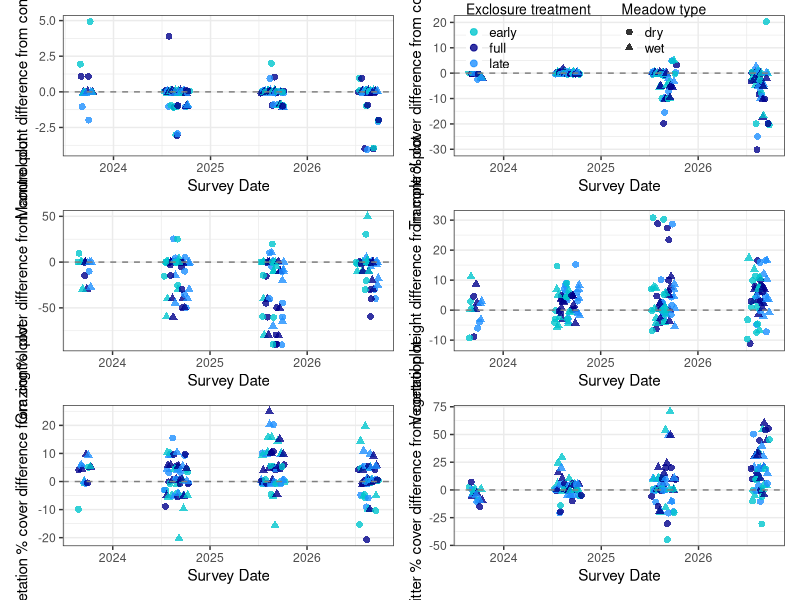
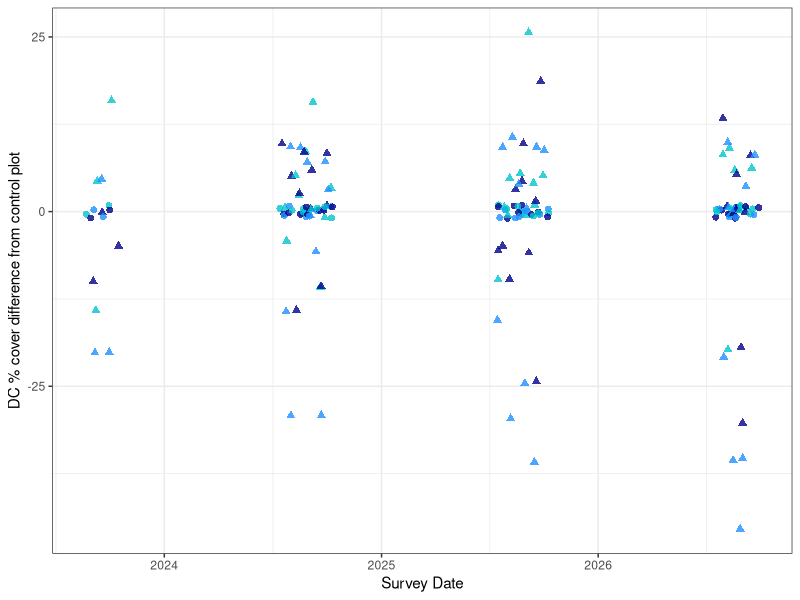
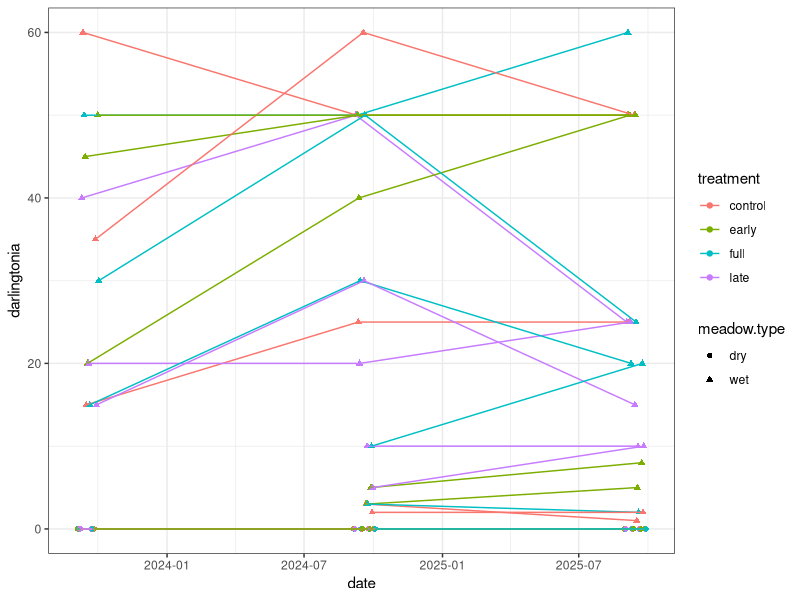
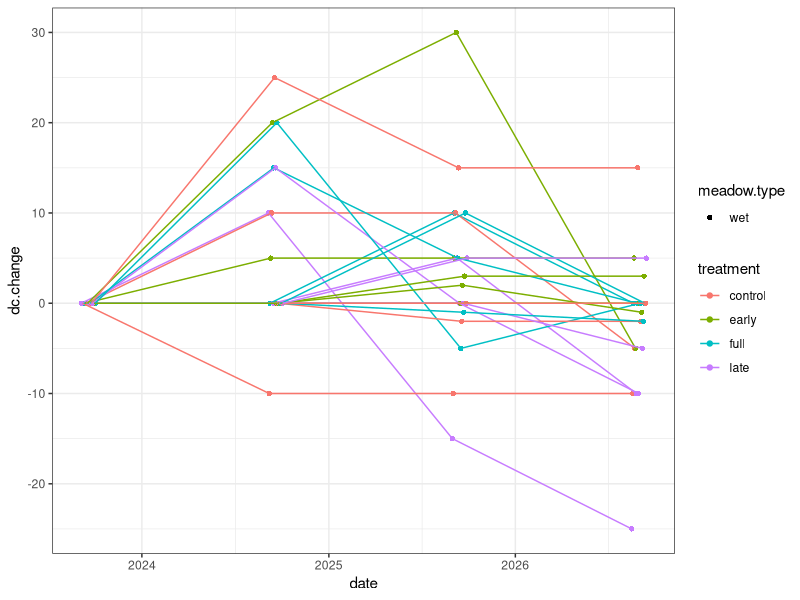
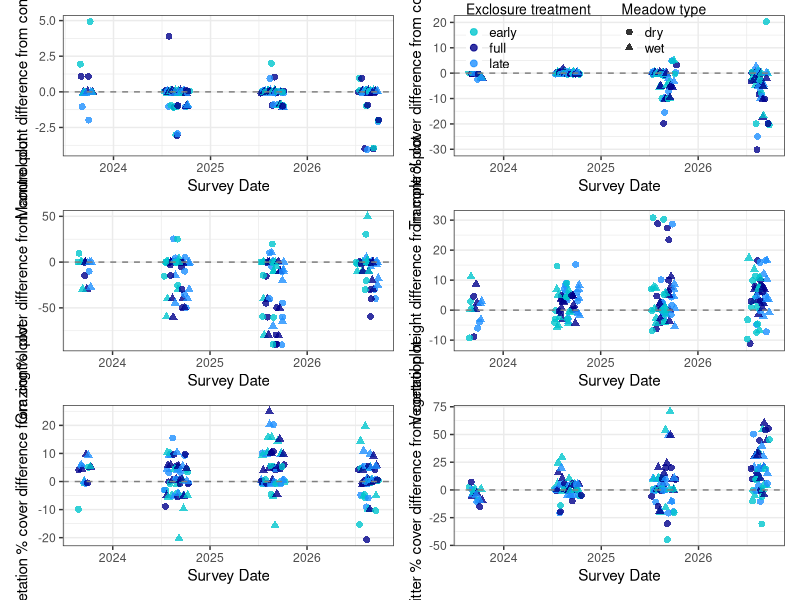

Here is the R script that generated these plots, in order: (Note: this script raises an error after producing the figures.)
## ---- chunk 1
library(tidyverse)
library(lubridate)
library(lme4)
library(glmmTMB)
library(emmeans)
library(patchwork)

# list of wet meadow vs dry meadow blocks
wet.blocks <- c(2, 3, 5, 6, 8)

cattle.ex <- read.csv("data/SRWC-cattle-exclosure_post-treatment_2026-09-04.csv") %>%
  rename_with(tolower) %>%
  rename(manure.count = x..cowpies, 
         grazed.perc = x..grazed, 
         height.1 = height.1..cm.) %>%
  separate_wider_delim(plot, " ", names = c("position", "treatment")) %>%
  mutate(date = as.Date(date, "%m/%d/%y"),
         plot = paste0(block, position),
         height.mean = (height.1 + height.2 + height.3 + height.4)/4,
         meadow.type = case_when(
           block %in% wet.blocks ~ "wet", 
           TRUE ~ "dry"),
         trample.both = case_when(  # split hoof punch and trampling in 2026, not in previous years
           is.na(hoof_punch) ~ trample,
           TRUE ~ trample + hoof_punch
         ),
         year = year(date),
         timing = case_when(
           month(date) == 9 ~ "end of season",
           month(date) == 8 & day(date) == 31 ~ "end of season",
           TRUE ~ "mid season"
         )
  )



# compare versus control in each plot at each time step for height, veg.cover, 
# animal.trample, water, darlingtonia, grazed.perc
cattle.control <- cattle.ex %>%
  group_by(block, date) %>%
  mutate(
    height.control = height.mean[treatment == "control"][1],
    height.diff = height.mean - height.control,
    
    veg.control = veg.cover[treatment == "control"][1],
    veg.diff = veg.cover - veg.control,
    
    litter.control = litter[treatment == "control"][1],
    litter.diff = litter - litter.control,
    
    trample.control = trample.both[treatment == "control"][1],
    trample.diff = trample.both - trample.control,
    
    water.control = water[treatment == "control"][1],
    water.diff = water - water.control,
    
    dc.control = darlingtonia[treatment == "control"][1],
    dc.diff = darlingtonia - dc.control,
    
    grazed.control = grazed.perc[treatment == "control"][1],
    grazed.diff = grazed.perc - grazed.control,
    
    manure.control = manure.count[treatment == "control"][1],
    manure.diff = manure.count - manure.control
  ) %>%
  ungroup()

# Compare to first year data, September visit only for now
# add water for this too?
cattle.change <- cattle.ex %>% 
  filter(timing == "end of season") %>%
  group_by(plot) %>%
  mutate(
    first.date = min(date),
    dc.start = darlingtonia[date == first.date][1],
    dc.change = darlingtonia - dc.start
  )

  
## ---- chunk 2

treat.cols.3 <- c("turquoise3","darkblue","dodgerblue")
treat.cols.4 <- c("salmon2", "turquoise3","darkblue","dodgerblue")

# trampling impact compared to control
p.trample <- cattle.control %>% 
  filter(treatment %in% c("early", "late", "full")) %>%
  ggplot(aes(x = date, y = trample.diff, 
             color = treatment, shape = meadow.type, 
             group = plot)) +
  geom_point(position = position_jitterdodge(dodge.width = 50, jitter.width = 10, jitter.height = 0.5),
             size = 2, alpha = 0.8) +
  geom_hline(yintercept = 0, color = "grey50", linetype = "dashed") +
  scale_color_manual(values = treat.cols.3, name = "Exclosure treatment") +
  scale_shape_manual(values = c(16, 17), name = "Meadow type") +
  xlab("Survey Date") +
  ylab("Trample % cover difference from control plot") +
  theme_bw() +
  theme(legend.box = "horizontal", legend.position = c(0.4, 0.85),
        legend.background = element_rect(fill = "transparent"),
        legend.title = element_text(size = 10),
        legend.text = element_text(size = 9.5),
        legend.key.size = unit(0.4, "cm")) 


# grazed percent compared to control
p.grazed <- cattle.control %>%
  filter(treatment %in% c("early", "late", "full")) %>%
  ggplot(aes(x = date, y = grazed.diff, 
             color = treatment, shape = meadow.type)) +
  geom_point(position = position_jitterdodge(dodge.width = 50, jitter.width = 10, jitter.height = 0.5),
             size = 2, alpha = 0.8) +
  geom_hline(yintercept = 0, color = "grey50", linetype = "dashed") +
  scale_color_manual(values = treat.cols.3, name = "Exclosure treatment") +
  scale_shape_manual(values = c(16, 17), name = "Meadow type") +
  xlab("Survey Date") +
  ylab("Grazing % cover difference from control plot") +
  theme_bw() +
  theme(legend.position = "none")


# veg height compared to control
p.veg.height <- cattle.control %>%
  filter(treatment %in% c("early", "late", "full")) %>%
  ggplot(aes(x = date, y = height.diff, 
             color = treatment, shape = meadow.type)) +
  geom_point(position = position_jitterdodge(dodge.width = 50, jitter.width = 10, jitter.height = 0.5),
             size = 2, alpha = 0.8) +
  geom_hline(yintercept = 0, color = "grey50", linetype = "dashed") +
  scale_color_manual(values = treat.cols.3, name = "Exclosure treatment") +
  scale_shape_manual(values = c(16, 17), name = "Meadow type") +
  xlab("Survey Date") +
  ylab("Vegetation height difference from control plot") +
  theme_bw() +
  theme(legend.position = "none")


# veg cover compared to control
p.veg.cover <- cattle.control %>% 
  filter(treatment %in% c("early", "late", "full")) %>%
  ggplot(aes(x = date, y = veg.diff, 
             color = treatment, shape = meadow.type, group = plot)) +
  geom_point(position = position_jitterdodge(dodge.width = 50, jitter.width = 10, jitter.height = 1),
             size = 2, alpha = 0.8) +
  geom_hline(yintercept = 0, color = "grey50", linetype = "dashed") +
  #  geom_line(position = position_dodge(width = 50)) +
  scale_color_manual(values = treat.cols.3, name = "Exclosure treatment") +
  scale_shape_manual(values = c(16, 17), name = "Meadow type") +
  xlab("Survey Date") +
  ylab("Vegetation % cover difference from control plot") +
  theme_bw() +
  theme(legend.position = "none")

# litter cover compared to control
p.litter <- cattle.control %>% 
  filter(treatment %in% c("early", "late", "full")) %>%
  ggplot(aes(x = date, y = litter.diff, 
             color = treatment, shape = meadow.type, group = plot)) +
  geom_point(position = position_jitterdodge(dodge.width = 50, jitter.width = 10, jitter.height = 1),
             size = 2, alpha = 0.8) +
  geom_hline(yintercept = 0, color = "grey50", linetype = "dashed") +
  #  geom_line(position = position_dodge(width = 50)) +
  scale_color_manual(values = treat.cols.3, name = "Exclosure treatment") +
  scale_shape_manual(values = c(16, 17), name = "Meadow type") +
  xlab("Survey Date") +
  ylab("Litter % cover difference from control plot") +
  theme_bw() +
  theme(legend.position = "none")


# manure count compared to control
p.manure <- cattle.control %>% 
  filter(treatment %in% c("early", "late", "full")) %>%
  ggplot(aes(x = date, y = manure.diff, 
             color = treatment, shape = meadow.type, group = plot)) +
  geom_point(position = position_jitterdodge(dodge.width = 50, jitter.width = 10, jitter.height = 0.1),
             size = 2, alpha = 0.8) +
  geom_hline(yintercept = 0, color = "grey50", linetype = "dashed") +
  #  geom_line(position = position_dodge(width = 50)) +
  scale_color_manual(values = treat.cols.3, name = "Exclosure treatment") +
  scale_shape_manual(values = c(16, 17), name = "Meadow type") +
  xlab("Survey Date") +
  ylab("Manure count difference from control plot") +
  theme_bw() +
  theme(legend.position = c("none"))

# putting plots together
p.manure + p.trample + p.grazed + p.veg.height + p.veg.cover + p.litter +
  plot_layout(nrow = 3)
ggsave(filename = "Figures/cattle-exclosures.pdf", width = 8, height = 10)


# water cover compared to control
p.water <- cattle.control %>%
  filter(treatment %in% c("early", "late", "full")) %>%
  ggplot(aes(x = date, y = water.diff, 
             color = treatment, shape = meadow.type,
             group = plot)) +
  geom_point(position = position_jitterdodge(dodge.width = 50, jitter.width = 10, jitter.height = 1),
             size = 2, alpha = 0.8) +
  #  geom_line(position = position_dodge(width = 50)) +
  scale_color_manual(values = treat.cols.3, name = "Exclosure treatment") +
  scale_shape_manual(values = c(16, 17), name = "Meadow type") +
  xlab("Survey Date") +
  ylab("Water % cover difference from control plot") +
  theme_bw() +
  theme(legend.position = "none")


# Dc cover compared to control
cattle.control %>%
  filter(treatment %in% c("early", "late", "full")) %>%
  ggplot(aes(x = date, y = dc.diff, 
             color = treatment, shape = meadow.type,
             group = plot)) +
  geom_point(position = position_jitterdodge(dodge.width = 50, jitter.width = 10, jitter.height = 1),
             size = 2, alpha = 0.8) +
  #  geom_line(position = position_dodge(width = 50)) +
  scale_color_manual(values = treat.cols.3, name = "Exclosure treatment") +
  scale_shape_manual(values = c(16, 17), name = "Meadow type") +
  xlab("Survey Date") +
  ylab("DC % cover difference from control plot") +
  theme_bw() +
  theme(legend.position = "none")

# Dc cover raw data through time
cattle.control %>% 
  filter(month(date) == 9) %>%
  ggplot(aes(x = date, y = darlingtonia, 
             color = treatment, shape = meadow.type, group = plot)) +
  geom_point(position = position_dodge(width = 30)) +
  geom_line(position = position_dodge(width = 30)) +
  theme_bw() 

# Dc cover change through time
cattle.change %>%
  filter(meadow.type == "wet") %>%
  ggplot(aes(x = date, y = dc.change, 
             color = treatment, shape = meadow.type, group = plot)) +
  geom_point(position = position_dodge(width = 30)) +
  geom_line(position = position_dodge(width = 30)) +
  theme_bw() 




## ---- chunk 3
cattle.control <- cattle.control %>%
  mutate(
    trample.2 = case_when(
      trample.both == 0 ~ 0.001,
      trample.both == 100 ~ 0.999,
      TRUE ~ trample.both/100),
    
    darlingtonia.2 = case_when(
      darlingtonia == 0 ~ 0.001,
      darlingtonia == 100 ~ 0.999,
      TRUE ~ darlingtonia/100),
    
    veg.2 = case_when(
      veg.cover == 0 ~ 0.001,
      veg.cover == 100 ~ 0.999,
      TRUE ~ veg.cover/100),
    
    litter.2 = case_when(
      litter == 0 ~ 0.001,
      litter  == 100 ~ 0.999,
      TRUE ~ litter /100),
    
    water.2 = case_when(
      water == 0 ~ 0.001,
      water == 100 ~ 0.999,
      TRUE ~ water /100),
    
    grazed.2 = case_when(
      grazed.perc== 0 ~ 0.001,
      grazed.perc == 100 ~ 0.999,
      TRUE ~ grazed.perc /100)
    
  )

# grazing across meadow types and years
m.time.grazed <- glmmTMB(grazed.2 ~ treatment + meadow.type + 
                            (1|date) + (1|block/plot),
                  data = cattle.control,
                  family = beta_family(link = "logit"))
summary(m.time.grazed)
emm.time.grazed <- emmeans(m.time.grazed, specs = ~ treatment,
                            type = "response")
emm.time.grazed
contrast(emm.time.grazed, method = "pairwise")

# trampling across meadow types and years
m.time.trample <- glmmTMB(trample.2 ~ treatment + meadow.type + 
                            (1|date) + (1|block/plot),
                  data = cattle.control,
                  family = beta_family(link = "logit"))
summary(m.time.trample)
emm.time.trample <- emmeans(m.time.trample, specs = ~ treatment,
                            type = "response")
emm.time.trample
contrast(emm.time.trample, method = "pairwise")

# trampling split by meadow type
m.time.trample.meadow <- glmmTMB(trample.2 ~ treatment*meadow.type + (1|date) + (1|block/plot),
                  data = cattle.control,
                  family = beta_family(link = "logit"))
summary(m.time.trample.meadow) # interaction not significant

# veg height
m.time.veg <- glmmTMB(height.mean ~ treatment + meadow.type + 
                            (1|date) + (1|block/plot),
                  data = cattle.control)
summary(m.time.veg)
emm.time.veg <- emmeans(m.time.veg, specs = ~ treatment,
                            type = "response")
emm.time.veg
contrast(emm.time.veg, method = "pairwise")

# veg height split by meadow type
m.time.veg.time <- glmmTMB(height.mean ~ treatment * meadow.type + 
                            (1|date) + (1|block/plot),
                  data = cattle.control)
summary(m.time.veg.time) # interaction not significant

# veg cover
m.time.veg <- glmmTMB(veg.2 ~ treatment + meadow.type + 
                            (1|date) + (1|block/plot),
                  data = cattle.control,
                  family = beta_family(link = "logit"))
summary(m.time.veg)
emm.time.veg <- emmeans(m.time.veg, specs = ~ treatment,
                            type = "response")
emm.time.veg
contrast(emm.time.veg, method = "pairwise")

# litter cover
m.time.litter <- glmmTMB(litter.2 ~ treatment + meadow.type + 
                            (1|date) + (1|block/plot),
                  data = cattle.control,
                  family = beta_family(link = "logit"))
summary(m.time.litter)
emm.time.litter <- emmeans(m.time.litter, specs = ~ treatment,
                            type = "response")
emm.time.litter
contrast(emm.time.litter, method = "pairwise")

# darlingtonia cover
m.time.dc <- glmmTMB(darlingtonia.2 ~ treatment + (1|date) + (1|block/plot),
                  data = filter(cattle.control, meadow.type == "wet"),
                  family = beta_family(link = "logit"))
emm.time.dc <- emmeans(m.time.dc, specs = ~ treatment)
emm.time.dc
contrast(emm.time.dc, method = "pairwise")



# water cover -- makes more sense to look at change through time?
m.time.water <- glmmTMB(water.2 ~ treatment + meadow.type + 
                            (1|date) + (1|block/plot),
                  data = cattle.control,
                  family = beta_family(link = "logit"))
summary(m.time.water )
emm.time.water  <- emmeans(m.time.water , specs = ~ treatment,
                            type = "response")
emm.time.water 
contrast(emm.time.water , method = "pairwise")

## ---- chunk 4

# trampling impact raw data
cattle.control %>% 
 # filter(month(date) == 9) %>%
  ggplot(aes(x = date, y = animal.trample, 
             color = treatment, shape = meadow.type, group = plot)) +
  geom_point(position = position_dodge(width = 30)) +
#  geom_line(position = position_dodge(width = 50)) +
  theme_bw() 

# grazed percent raw data
cattle.control %>% 
  ggplot(aes(x = date, y = grazed.perc, 
             color = treatment, shape = meadow.type)) +
  geom_point(position = position_dodge(width = 30)) +
  theme_bw() 

# veg height raw data
cattle.control %>% 
  ggplot(aes(x = date, y = height.mean, 
             color = treatment, shape = meadow.type)) +
  geom_point(position = position_dodge(width = 30)) +
  theme_bw() 

# veg cover raw data
cattle.control %>% 
  ggplot(aes(x = date, y = veg.cover, 
             color = treatment, shape = meadow.type, group = plot)) +
  geom_point(position = position_dodge(width = 30)) +
  theme_bw()

# Dc cover raw data
cattle.control %>% 
  filter(month(date) == 9) %>%
  ggplot(aes(x = date, y = darlingtonia, 
             color = treatment, shape = meadow.type, group = plot)) +
  geom_point(position = position_dodge(width = 30)) +
  geom_line(position = position_dodge(width = 30)) +
  theme_bw() 

# water cover raw data
cattle.control %>% 
  ggplot(aes(x = date, y = water, 
             color = treatment, shape = meadow.type)) +
  geom_point(position = position_dodge(width = 30)) +
  theme_bw() 

## ---- chunk 5

# filter dataset to just final time point
cattle.end <- cattle.control %>% filter(date == "2026-08-31")

# trampling (treatment impact within meadow type)
m.trample <- lmer(trample ~ treatment * meadow.type + (1|block), cattle.end)
emm.trample <- emmeans(m.trample, specs = ~ treatment | meadow.type)
emm.trample
contrast(emm.trample, method = "pairwise")

# trampling (averaged across meadow type)
m.trample <- lmer(trample ~ treatment + meadow.type + (1|block), cattle.end)
emm.trample <- emmeans(m.trample, specs = ~ treatment)
emm.trample
contrast(emm.trample, method = "pairwise")


# vegetation height 
m.height <- lmer(height.mean ~ treatment + meadow.type + (1|block), cattle.end)
emm.height <- emmeans(m.height, specs = ~ treatment )
emm.height
contrast(emm.height, method = "pairwise")


# vegetation cover 
m.veg <- lmer(veg.cover ~ treatment + meadow.type + (1|block), cattle.end)
emm.veg <- emmeans(m.veg, specs = ~ treatment)
emm.veg
contrast(emm.veg, method = "pairwise")

# Darlingtonia (wet meadows only)
cattle.end.wet <- cattle.end %>% filter(meadow.type == "wet")
m.dc <- lmer(darlingtonia ~ treatment + (1|block), cattle.end.wet)
emm.dc <- emmeans(m.dc, specs = ~ treatment)
emm.dc
contrast(emm.dc, method = "pairwise")


# Darlingtonia change
cattle.change.end <- cattle.change %>%
  filter(meadow.type == "wet", date > "2025-09-01")

m.dc.change <- lmer(dc.change ~ treatment + (1|block), cattle.change.end)
emm.dc.change <- emmeans(m.dc.change, specs = ~ treatment)
emm.dc.change
contrast(emm.dc.change, method = "pairwise")
